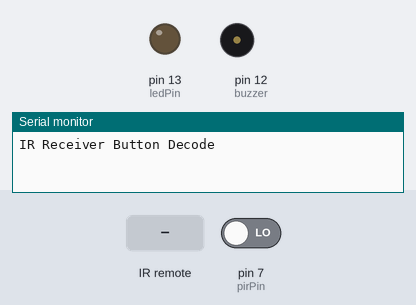
The sketch below on a simulated Arduino Uno, built with avr-gcc and run on an emulated ATmega328P. On the bench: output pins drawn as LEDs (lit = HIGH), buzzer (waves = sounding, pin HIGH), the last lines printed to the serial monitor. The inputs (shaded band) are chosen by the test bench; at power-on: pin 7 (pirPin) LOW.

Above: at 1.2 s.
1.3 s: pin 7 (pirPin) driven HIGH
At 2.4 s:
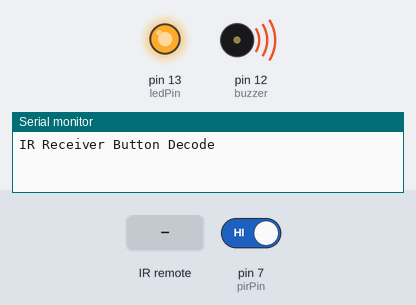
2.8 s: infrared code 0xFFA25D received
At 3.9 s:
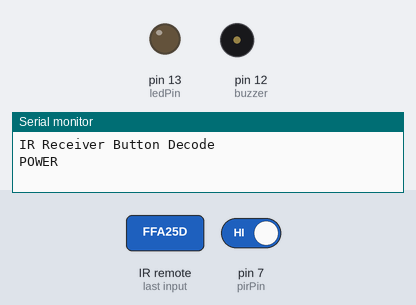
Timing chart, 0 to 24.8 s (numbered marks = the images above; inputs shaded):
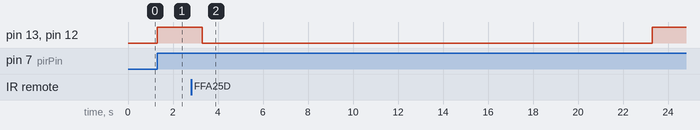

The sketch:

SensorAlarm.ino
```cpp
//www.elegoo.com
//2016.12.9
#include "IRremote.h"

int ledPin = 13;  // LED on Pin 13 of Arduino
int pirPin = 7; // Input for HC-S501
int buzzer = 12;
int receiver = 11;

int pirValue; // Place to store read PIR Value

IRrecv irrecv(receiver);
decode_results results;

// describing Remote IR codes
String translateIR()
{
  String result = "None";
  switch(results.value)

  {
  case 0xFFA25D: Serial.println("POWER"); result = "POWER"; break;
  case 0xFFE21D: Serial.println("FUNC/STOP"); break;
  case 0xFF629D: Serial.println("VOL+"); break;
  case 0xFF22DD: Serial.println("FAST BACK");    break;
  case 0xFF02FD: Serial.println("PAUSE");    break;
  case 0xFFC23D: Serial.println("FAST FORWARD");   break;
  case 0xFFE01F: Serial.println("DOWN");    break;
  case 0xFFA857: Serial.println("VOL-");    break;
  case 0xFF906F: Serial.println("UP");    break;
  case 0xFF9867: Serial.println("EQ");    break;
  case 0xFFB04F: Serial.println("ST/REPT");    break;
  case 0xFF6897: Serial.println("0");    break;
  case 0xFF30CF: Serial.println("1");    break;
  case 0xFF18E7: Serial.println("2");    break;
  case 0xFF7A85: Serial.println("3");    break;
  case 0xFF10EF: Serial.println("4");    break;
  case 0xFF38C7: Serial.println("5");    break;
  case 0xFF5AA5: Serial.println("6");    break;
  case 0xFF42BD: Serial.println("7");    break;
  case 0xFF4AB5: Serial.println("8");    break;
  case 0xFF52AD: Serial.println("9");    break;
  case 0xFFFFFFFF: Serial.println(" REPEAT");break;

  default:
    Serial.println(" other button   ");

  }// End Case

  delay(500); // Do not get immediate repeat
  return result;

} //END translateIR

void setup() {
  Serial.begin(9600);
  Serial.println("IR Receiver Button Decode");
  pinMode(buzzer,OUTPUT);
  pinMode(ledPin, OUTPUT);
  pinMode(pirPin, INPUT);

  irrecv.enableIRIn();

  digitalWrite(buzzer,LOW);
  digitalWrite(ledPin, LOW);


}

void loop() {
  pirValue = digitalRead(pirPin);
  if (pirValue == 1) {
    digitalWrite(ledPin, HIGH);
    digitalWrite(buzzer, HIGH);
    if (irrecv.decode(&results)) // have we received an IR signal?
    {
      String result = translateIR();
      if (result == "POWER") {
        digitalWrite(buzzer, LOW);
        digitalWrite(ledPin, LOW);
        delay(20000);
      }
      irrecv.resume(); // receive the next value
    }
  } else {
    digitalWrite(ledPin, LOW);
    digitalWrite(buzzer, LOW);
  }


}
```

Measured:
- after the input at 1.3 s, pin 13 (ledPin), pin 12 (buzzer): LOW → HIGH at once
- after the input at 2.8 s, pin 13 (ledPin), pin 12 (buzzer): HIGH → LOW after 0.50 s, → HIGH 20.0 s later
